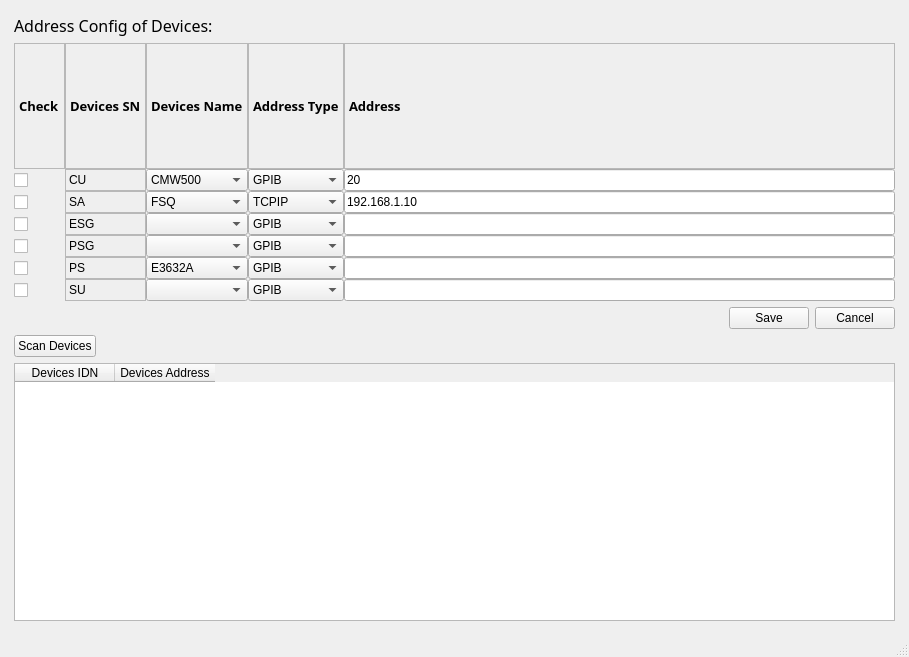
<?xml version="1.0" encoding="UTF-8"?>
<ui version="4.0">
 <class>Scan_Devices</class>
 <widget class="QMainWindow" name="Scan_Devices">
  <property name="geometry">
   <rect>
    <x>0</x>
    <y>0</y>
    <width>909</width>
    <height>657</height>
   </rect>
  </property>
  <property name="sizeIncrement">
   <size>
    <width>3</width>
    <height>3</height>
   </size>
  </property>
  <property name="windowTitle">
   <string>Devices Config</string>
  </property>
  <property name="windowIcon">
   <iconset>
    <normaloff>../image/icon/device.ico</normaloff>../image/icon/device.ico</iconset>
  </property>
  <widget class="QWidget" name="centralwidget">
   <layout class="QHBoxLayout" name="horizontalLayout_5">
    <item>
     <spacer name="horizontalSpacer_4">
      <property name="orientation">
       <enum>Qt::Horizontal</enum>
      </property>
      <property name="sizeType">
       <enum>QSizePolicy::Minimum</enum>
      </property>
      <property name="sizeHint" stdset="0">
       <size>
        <width>5</width>
        <height>20</height>
       </size>
      </property>
     </spacer>
    </item>
    <item>
     <layout class="QVBoxLayout" name="verticalLayout_2">
      <item>
       <spacer name="verticalSpacer">
        <property name="orientation">
         <enum>Qt::Vertical</enum>
        </property>
        <property name="sizeType">
         <enum>QSizePolicy::Minimum</enum>
        </property>
        <property name="sizeHint" stdset="0">
         <size>
          <width>20</width>
          <height>5</height>
         </size>
        </property>
       </spacer>
      </item>
      <item>
       <layout class="QVBoxLayout" name="verticalLayout">
        <item>
         <layout class="QHBoxLayout" name="horizontalLayout_4">
          <item>
           <widget class="QLabel" name="label_2">
            <property name="font">
             <font>
              <family>Arial Unicode MS</family>
              <pointsize>12</pointsize>
             </font>
            </property>
            <property name="text">
             <string>Address Config of Devices: </string>
            </property>
           </widget>
          </item>
          <item>
           <spacer name="horizontalSpacer_3">
            <property name="orientation">
             <enum>Qt::Horizontal</enum>
            </property>
            <property name="sizeHint" stdset="0">
             <size>
              <width>40</width>
              <height>20</height>
             </size>
            </property>
           </spacer>
          </item>
         </layout>
        </item>
        <item>
         <layout class="QGridLayout" name="gridLayout" rowstretch="100,0,0,0,0,0,0" columnstretch="2,0,0,0,0">
          <property name="sizeConstraint">
           <enum>QLayout::SetDefaultConstraint</enum>
          </property>
          <property name="leftMargin">
           <number>0</number>
          </property>
          <property name="topMargin">
           <number>0</number>
          </property>
          <property name="rightMargin">
           <number>0</number>
          </property>
          <property name="bottomMargin">
           <number>0</number>
          </property>
          <property name="spacing">
           <number>0</number>
          </property>
          <item row="2" column="3">
           <widget class="QComboBox" name="comboBox_SA_AddrType">
            <item>
             <property name="text">
              <string>TCPIP</string>
             </property>
            </item>
            <item>
             <property name="text">
              <string>GPIB</string>
             </property>
            </item>
           </widget>
          </item>
          <item row="1" column="3">
           <widget class="QComboBox" name="comboBox_CU_AddrType">
            <item>
             <property name="text">
              <string>GPIB</string>
             </property>
            </item>
            <item>
             <property name="text">
              <string>TCPIP</string>
             </property>
            </item>
           </widget>
          </item>
          <item row="3" column="3">
           <widget class="QComboBox" name="comboBox_ESG_AddrType">
            <item>
             <property name="text">
              <string>GPIB</string>
             </property>
            </item>
            <item>
             <property name="text">
              <string>TCPIP</string>
             </property>
            </item>
           </widget>
          </item>
          <item row="4" column="3">
           <widget class="QComboBox" name="comboBox_PSG_AddrType">
            <item>
             <property name="text">
              <string>GPIB</string>
             </property>
            </item>
            <item>
             <property name="text">
              <string>TCPIP</string>
             </property>
            </item>
           </widget>
          </item>
          <item row="5" column="3">
           <widget class="QComboBox" name="comboBox_PS_AddrType">
            <item>
             <property name="text">
              <string>GPIB</string>
             </property>
            </item>
            <item>
             <property name="text">
              <string>TCPIP</string>
             </property>
            </item>
           </widget>
          </item>
          <item row="6" column="3">
           <widget class="QComboBox" name="comboBox_SU_AddrType">
            <item>
             <property name="text">
              <string>GPIB</string>
             </property>
            </item>
            <item>
             <property name="text">
              <string>TCPIP</string>
             </property>
            </item>
           </widget>
          </item>
          <item row="4" column="0">
           <widget class="QCheckBox" name="checkBox_PSG">
            <property name="sizePolicy">
             <sizepolicy hsizetype="MinimumExpanding" vsizetype="Expanding">
              <horstretch>17</horstretch>
              <verstretch>0</verstretch>
             </sizepolicy>
            </property>
            <property name="minimumSize">
             <size>
              <width>16</width>
              <height>16</height>
             </size>
            </property>
            <property name="maximumSize">
             <size>
              <width>16</width>
              <height>16</height>
             </size>
            </property>
            <property name="text">
             <string/>
            </property>
           </widget>
          </item>
          <item row="0" column="3">
           <widget class="QLabel" name="label_11">
            <property name="font">
             <font>
              <family>Arial Black</family>
              <pointsize>10</pointsize>
              <weight>75</weight>
              <bold>true</bold>
             </font>
            </property>
            <property name="frameShape">
             <enum>QFrame::StyledPanel</enum>
            </property>
            <property name="text">
             <string>Address Type</string>
            </property>
           </widget>
          </item>
          <item row="0" column="2">
           <widget class="QLabel" name="label_10">
            <property name="font">
             <font>
              <family>Arial Black</family>
              <pointsize>10</pointsize>
              <weight>75</weight>
              <bold>true</bold>
             </font>
            </property>
            <property name="frameShape">
             <enum>QFrame::StyledPanel</enum>
            </property>
            <property name="text">
             <string>Devices Name</string>
            </property>
           </widget>
          </item>
          <item row="6" column="4">
           <widget class="QLineEdit" name="lineEdit_SU_Addr"/>
          </item>
          <item row="4" column="1">
           <widget class="QLabel" name="label_5">
            <property name="frameShape">
             <enum>QFrame::StyledPanel</enum>
            </property>
            <property name="text">
             <string>PSG</string>
            </property>
           </widget>
          </item>
          <item row="4" column="4">
           <widget class="QLineEdit" name="lineEdit_PSG_Addr"/>
          </item>
          <item row="1" column="2">
           <widget class="QComboBox" name="comboBox_CU_Name">
            <item>
             <property name="text">
              <string>CMW500</string>
             </property>
            </item>
            <item>
             <property name="text">
              <string>CMU200</string>
             </property>
            </item>
            <item>
             <property name="text">
              <string>CBT</string>
             </property>
            </item>
           </widget>
          </item>
          <item row="1" column="4">
           <widget class="QLineEdit" name="lineEdit_CU_Addr">
            <property name="text">
             <string>20</string>
            </property>
           </widget>
          </item>
          <item row="0" column="1">
           <widget class="QLabel" name="label_9">
            <property name="font">
             <font>
              <family>Arial Black</family>
              <pointsize>10</pointsize>
              <weight>75</weight>
              <bold>true</bold>
             </font>
            </property>
            <property name="frameShape">
             <enum>QFrame::StyledPanel</enum>
            </property>
            <property name="text">
             <string>Devices SN</string>
            </property>
           </widget>
          </item>
          <item row="2" column="4">
           <widget class="QLineEdit" name="lineEdit_SA_Addr">
            <property name="text">
             <string>192.168.1.10</string>
            </property>
           </widget>
          </item>
          <item row="5" column="0">
           <widget class="QCheckBox" name="checkBox_PS">
            <property name="sizePolicy">
             <sizepolicy hsizetype="MinimumExpanding" vsizetype="Expanding">
              <horstretch>17</horstretch>
              <verstretch>0</verstretch>
             </sizepolicy>
            </property>
            <property name="minimumSize">
             <size>
              <width>16</width>
              <height>16</height>
             </size>
            </property>
            <property name="maximumSize">
             <size>
              <width>16</width>
              <height>16</height>
             </size>
            </property>
            <property name="text">
             <string/>
            </property>
           </widget>
          </item>
          <item row="2" column="0">
           <widget class="QCheckBox" name="checkBox_SA">
            <property name="sizePolicy">
             <sizepolicy hsizetype="MinimumExpanding" vsizetype="Expanding">
              <horstretch>17</horstretch>
              <verstretch>0</verstretch>
             </sizepolicy>
            </property>
            <property name="minimumSize">
             <size>
              <width>16</width>
              <height>16</height>
             </size>
            </property>
            <property name="maximumSize">
             <size>
              <width>16</width>
              <height>16</height>
             </size>
            </property>
            <property name="text">
             <string/>
            </property>
           </widget>
          </item>
          <item row="6" column="0">
           <widget class="QCheckBox" name="checkBox_SU">
            <property name="sizePolicy">
             <sizepolicy hsizetype="MinimumExpanding" vsizetype="Expanding">
              <horstretch>17</horstretch>
              <verstretch>0</verstretch>
             </sizepolicy>
            </property>
            <property name="minimumSize">
             <size>
              <width>16</width>
              <height>16</height>
             </size>
            </property>
            <property name="maximumSize">
             <size>
              <width>16</width>
              <height>16</height>
             </size>
            </property>
            <property name="text">
             <string/>
            </property>
           </widget>
          </item>
          <item row="0" column="4">
           <widget class="QLabel" name="label_12">
            <property name="font">
             <font>
              <family>Arial Black</family>
              <pointsize>10</pointsize>
              <weight>75</weight>
              <bold>true</bold>
             </font>
            </property>
            <property name="frameShape">
             <enum>QFrame::StyledPanel</enum>
            </property>
            <property name="text">
             <string>Address</string>
            </property>
           </widget>
          </item>
          <item row="2" column="1">
           <widget class="QLabel" name="label_3">
            <property name="frameShape">
             <enum>QFrame::StyledPanel</enum>
            </property>
            <property name="text">
             <string>SA</string>
            </property>
           </widget>
          </item>
          <item row="2" column="2">
           <widget class="QComboBox" name="comboBox_SA_Name">
            <item>
             <property name="text">
              <string>FSQ</string>
             </property>
            </item>
            <item>
             <property name="text">
              <string>FSU</string>
             </property>
            </item>
           </widget>
          </item>
          <item row="3" column="0">
           <widget class="QCheckBox" name="checkBox_ESG">
            <property name="sizePolicy">
             <sizepolicy hsizetype="MinimumExpanding" vsizetype="Expanding">
              <horstretch>17</horstretch>
              <verstretch>0</verstretch>
             </sizepolicy>
            </property>
            <property name="minimumSize">
             <size>
              <width>16</width>
              <height>16</height>
             </size>
            </property>
            <property name="maximumSize">
             <size>
              <width>16</width>
              <height>16</height>
             </size>
            </property>
            <property name="text">
             <string/>
            </property>
           </widget>
          </item>
          <item row="3" column="1">
           <widget class="QLabel" name="label_4">
            <property name="frameShape">
             <enum>QFrame::StyledPanel</enum>
            </property>
            <property name="text">
             <string>ESG</string>
            </property>
           </widget>
          </item>
          <item row="5" column="2">
           <widget class="QComboBox" name="comboBox_PS_Name">
            <item>
             <property name="text">
              <string>E3632A</string>
             </property>
            </item>
           </widget>
          </item>
          <item row="5" column="4">
           <widget class="QLineEdit" name="lineEdit_PS_Addr"/>
          </item>
          <item row="0" column="0">
           <widget class="QLabel" name="label_8">
            <property name="font">
             <font>
              <family>Arial Black</family>
              <pointsize>10</pointsize>
              <weight>75</weight>
              <bold>true</bold>
             </font>
            </property>
            <property name="frameShape">
             <enum>QFrame::StyledPanel</enum>
            </property>
            <property name="text">
             <string>Check</string>
            </property>
           </widget>
          </item>
          <item row="1" column="1">
           <widget class="QLabel" name="label">
            <property name="frameShape">
             <enum>QFrame::StyledPanel</enum>
            </property>
            <property name="text">
             <string>CU</string>
            </property>
           </widget>
          </item>
          <item row="5" column="1">
           <widget class="QLabel" name="label_6">
            <property name="frameShape">
             <enum>QFrame::StyledPanel</enum>
            </property>
            <property name="text">
             <string>PS</string>
            </property>
           </widget>
          </item>
          <item row="3" column="4">
           <widget class="QLineEdit" name="lineEdit_ESG_Addr"/>
          </item>
          <item row="3" column="2">
           <widget class="QComboBox" name="comboBox_ESG_Name"/>
          </item>
          <item row="4" column="2">
           <widget class="QComboBox" name="comboBox_PSG_Name"/>
          </item>
          <item row="6" column="1">
           <widget class="QLabel" name="label_7">
            <property name="frameShape">
             <enum>QFrame::StyledPanel</enum>
            </property>
            <property name="text">
             <string>SU</string>
            </property>
           </widget>
          </item>
          <item row="6" column="2">
           <widget class="QComboBox" name="comboBox_SU_Name"/>
          </item>
          <item row="1" column="0">
           <widget class="QCheckBox" name="checkBox_CU">
            <property name="sizePolicy">
             <sizepolicy hsizetype="MinimumExpanding" vsizetype="Expanding">
              <horstretch>17</horstretch>
              <verstretch>0</verstretch>
             </sizepolicy>
            </property>
            <property name="minimumSize">
             <size>
              <width>16</width>
              <height>16</height>
             </size>
            </property>
            <property name="maximumSize">
             <size>
              <width>16</width>
              <height>16</height>
             </size>
            </property>
            <property name="text">
             <string/>
            </property>
           </widget>
          </item>
         </layout>
        </item>
        <item>
         <layout class="QHBoxLayout" name="horizontalLayout_2">
          <item>
           <spacer name="horizontalSpacer">
            <property name="orientation">
             <enum>Qt::Horizontal</enum>
            </property>
            <property name="sizeHint" stdset="0">
             <size>
              <width>40</width>
              <height>20</height>
             </size>
            </property>
           </spacer>
          </item>
          <item>
           <layout class="QHBoxLayout" name="horizontalLayout">
            <item>
             <widget class="QPushButton" name="pushButton_Save">
              <property name="text">
               <string>Save</string>
              </property>
             </widget>
            </item>
            <item>
             <widget class="QPushButton" name="pushButton_Cancel">
              <property name="text">
               <string>Cancel</string>
              </property>
             </widget>
            </item>
           </layout>
          </item>
         </layout>
        </item>
        <item>
         <layout class="QHBoxLayout" name="horizontalLayout_3">
          <item>
           <widget class="QPushButton" name="pushButton_scandevice">
            <property name="text">
             <string>Scan Devices</string>
            </property>
           </widget>
          </item>
          <item>
           <spacer name="horizontalSpacer_2">
            <property name="orientation">
             <enum>Qt::Horizontal</enum>
            </property>
            <property name="sizeHint" stdset="0">
             <size>
              <width>40</width>
              <height>20</height>
             </size>
            </property>
           </spacer>
          </item>
         </layout>
        </item>
        <item>
         <widget class="QTableWidget" name="tableWidget_scandevice">
          <column>
           <property name="text">
            <string>Devices IDN</string>
           </property>
          </column>
          <column>
           <property name="text">
            <string>Devices Address</string>
           </property>
          </column>
         </widget>
        </item>
       </layout>
      </item>
      <item>
       <spacer name="verticalSpacer_2">
        <property name="orientation">
         <enum>Qt::Vertical</enum>
        </property>
        <property name="sizeType">
         <enum>QSizePolicy::Minimum</enum>
        </property>
        <property name="sizeHint" stdset="0">
         <size>
          <width>20</width>
          <height>5</height>
         </size>
        </property>
       </spacer>
      </item>
     </layout>
    </item>
    <item>
     <spacer name="horizontalSpacer_5">
      <property name="orientation">
       <enum>Qt::Horizontal</enum>
      </property>
      <property name="sizeType">
       <enum>QSizePolicy::Minimum</enum>
      </property>
      <property name="sizeHint" stdset="0">
       <size>
        <width>5</width>
        <height>20</height>
       </size>
      </property>
     </spacer>
    </item>
   </layout>
  </widget>
  <widget class="QMenuBar" name="menubar">
   <property name="geometry">
    <rect>
     <x>0</x>
     <y>0</y>
     <width>909</width>
     <height>26</height>
    </rect>
   </property>
  </widget>
  <widget class="QStatusBar" name="statusbar"/>
 </widget>
 <resources/>
 <connections>
  <connection>
   <sender>pushButton_Cancel</sender>
   <signal>clicked()</signal>
   <receiver>Scan_Devices</receiver>
   <slot>close()</slot>
   <hints>
    <hint type="sourcelabel">
     <x>827</x>
     <y>270</y>
    </hint>
    <hint type="destinationlabel">
     <x>454</x>
     <y>158</y>
    </hint>
   </hints>
  </connection>
 </connections>
</ui>
